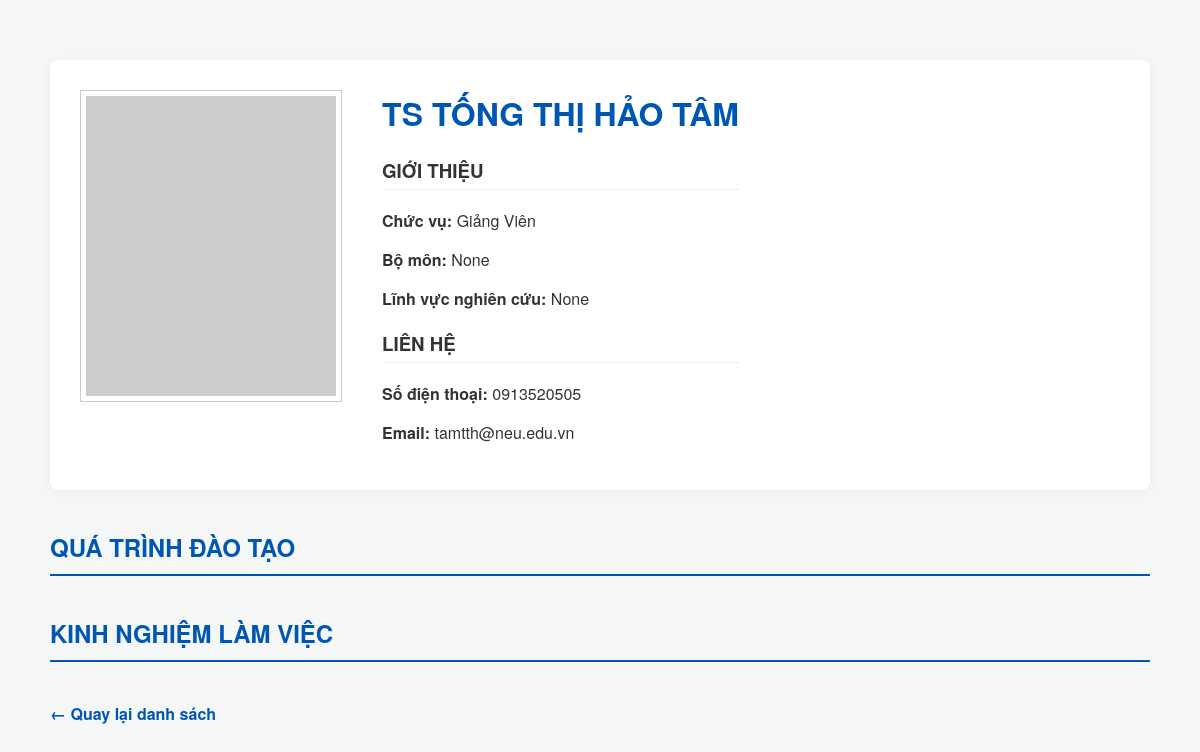
Before: /lecturer/5 with the older database file.
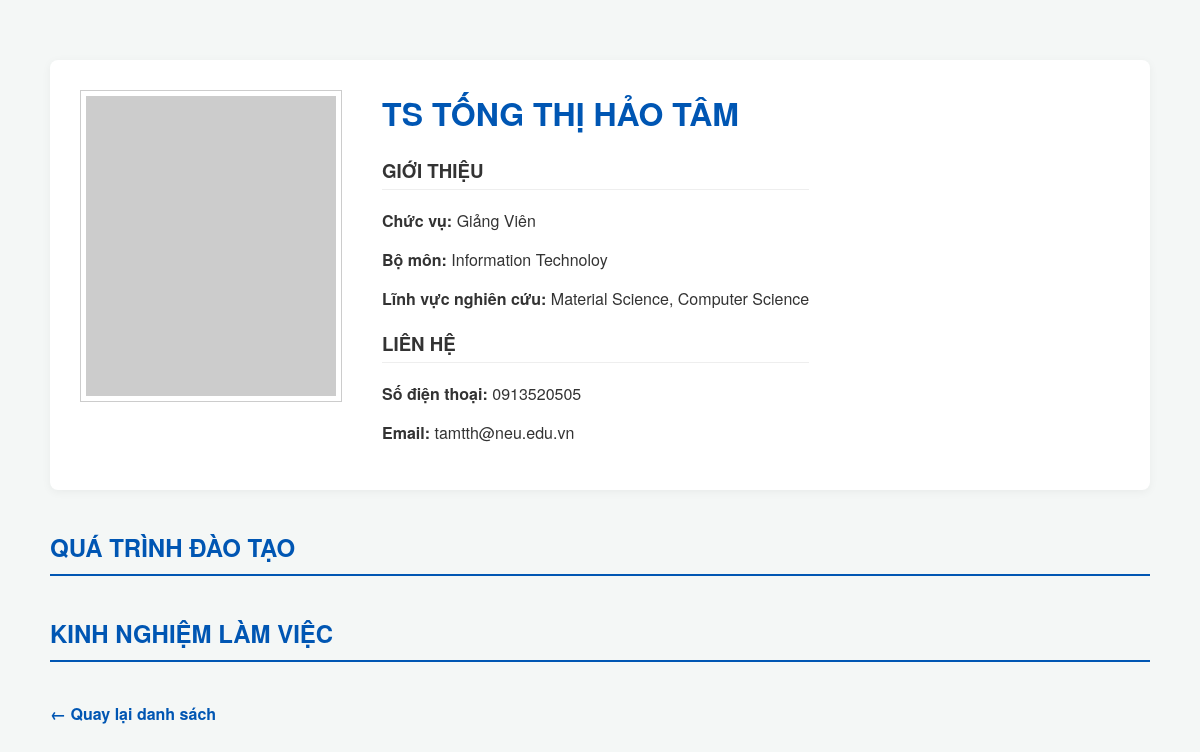
After: the same page with the newer database file.
### tables this page shows
CREATE TABLE lecturer (
    lecturer_id INTEGER PRIMARY KEY AUTOINCREMENT,
    name TEXT NOT NULL,
    title TEXT,
    position TEXT,
    email TEXT UNIQUE,
    phone TEXT,
    department TEXT,
    research_field TEXT
);

### app.py (the view)
@app.route('/lecturer/<int:id>')
def profile(id):
    connection = get_db_connection()
    lecturer = connection.execute('SELECT * FROM lecturer WHERE lecturer_id = ?', (id,)).fetchone()
    education = connection.execute('SELECT * FROM education WHERE lecturer_id = ?', (id,)).fetchall()
    experience = connection.execute('SELECT * FROM experience WHERE lecturer_id = ?', (id,)).fetchall()
    connection.close()
    return render_template('profile.html', lecturer=lecturer, education=education, experience=experience)

### app.py (called while the page is built)
def get_db_connection():
    connection = sqlite3.connect(db_file)
    connection.row_factory = sqlite3.Row
    return connection

### templates/profile.html (shortened to what this page needs)
<!DOCTYPE html>
<html lang="en">
<head>
    <link rel="stylesheet" href="{{ url_for('static', filename='styles.css') }}">
</head>
<body>
    <div class="container">
        <div class="profile-header" style="display: flex; gap: 40px; margin-top: 40px;">
            <div class="profile-img">
                <img src="https://via.placeholder.com/250x300" alt="{{ lecturer['name'] }}" style="border: 1px solid #ccc; padding: 5px;">
            </div>
            <div class="profile-info">
                <h1 style="margin-top: 0;">{{ lecturer['title'] }} {{ lecturer['name'] }}</h1>
                <h3 style="color: #333; border-bottom: 1px solid #eee; padding-bottom: 5px;">GIỚI THIỆU</h3>
                <p><strong>Chức vụ:</strong> {{ lecturer['position'] }}</p>
                <p><strong>Bộ môn:</strong> {{ lecturer['department'] }}</p>
                <p><strong>Lĩnh vực nghiên cứu:</strong> {{ lecturer['research_field'] }}</p>
                <h3 style="color: #333; margin-top: 20px; border-bottom: 1px solid #eee; padding-bottom: 5px;">LIÊN HỆ</h3>
                <p><strong>Số điện thoại:</strong> {{ lecturer['phone'] }}</p>
                <p><strong>Email:</strong> {{ lecturer['email'] }}</p>
            </div>
        </div>
        <div class="profile-details">
            <div class="section">
                <h2>QUÁ TRÌNH ĐÀO TẠO</h2>
            </div>
            <div class="section">
                <h2>KINH NGHIỆM LÀM VIỆC</h2>
            </div>
        </div>
        <div style="margin-top: 40px; margin-bottom: 50px;">
            <a href="/" style="text-decoration: none; color: #0056b3; font-weight: bold;">← Quay lại danh sách</a>
        </div>
    </div>
</body>
</html>

Changed rows visible on the page:
changed lecturer "TS": department (not shown) → "Information Technoloy"; research_field (not shown) → "Material Science, Computer Science"
Other visible differences:
{{ lecturer['department'] }}: "None" → (not shown)
{{ lecturer['research_field'] }}: "None" → (not shown)
